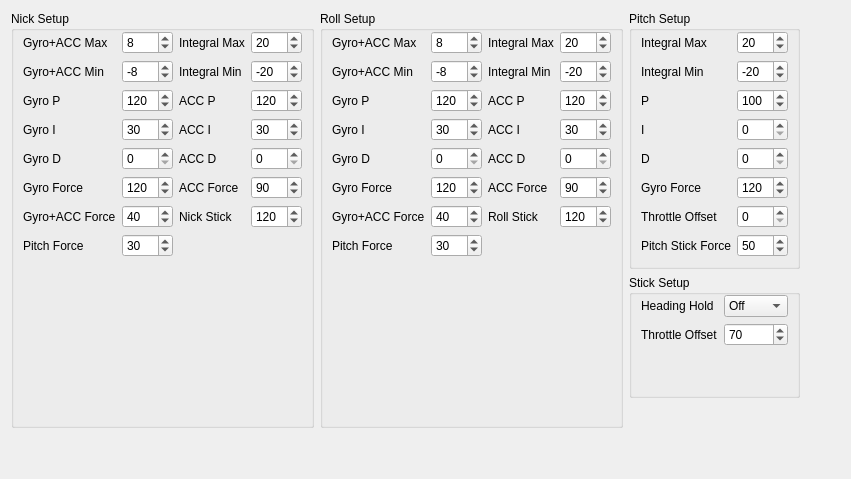
       <widget class="QWidget" name="PID">
        <attribute name="title">
         <string>PID</string>
        </attribute>
        <layout class="QGridLayout" name="gridLayout_37">
         <item row="0" column="3" rowspan="2">
          <widget class="QGroupBox" name="PIDPitchSetup">
           <property name="minimumSize">
            <size>
             <width>0</width>
             <height>215</height>
            </size>
           </property>
           <property name="font">
            <font>
             <weight>50</weight>
             <bold>false</bold>
            </font>
           </property>
           <property name="title">
            <string>Pitch Setup</string>
           </property>
           <layout class="QGridLayout" name="gridLayout_17">
            <property name="topMargin">
             <number>0</number>
            </property>
            <item row="0" column="0">
             <widget class="QLabel" name="label_215">
              <property name="text">
               <string>Integral Max</string>
              </property>
             </widget>
            </item>
            <item row="0" column="1">
             <widget class="QSpinBox" name="PIDPitchIntegralMax">
              <property name="maximum">
               <number>255</number>
              </property>
              <property name="value">
               <number>20</number>
              </property>
             </widget>
            </item>
            <item row="1" column="0">
             <widget class="QLabel" name="label_178">
              <property name="text">
               <string>Integral Min</string>
              </property>
             </widget>
            </item>
            <item row="1" column="1">
             <widget class="QSpinBox" name="PIDPitchIntegralMin">
              <property name="minimum">
               <number>-255</number>
              </property>
              <property name="maximum">
               <number>0</number>
              </property>
              <property name="value">
               <number>-20</number>
              </property>
             </widget>
            </item>
            <item row="2" column="0">
             <widget class="QLabel" name="label_120">
              <property name="text">
               <string>P</string>
              </property>
             </widget>
            </item>
            <item row="2" column="1">
             <widget class="QSpinBox" name="PIDPitchP">
              <property name="maximum">
               <number>255</number>
              </property>
              <property name="value">
               <number>100</number>
              </property>
             </widget>
            </item>
            <item row="3" column="0">
             <widget class="QLabel" name="label_123">
              <property name="text">
               <string>I</string>
              </property>
             </widget>
            </item>
            <item row="3" column="1">
             <widget class="QSpinBox" name="PIDPitchI">
              <property name="maximum">
               <number>255</number>
              </property>
              <property name="value">
               <number>0</number>
              </property>
             </widget>
            </item>
            <item row="4" column="0">
             <widget class="QLabel" name="label_121">
              <property name="text">
               <string>D</string>
              </property>
             </widget>
            </item>
            <item row="4" column="1">
             <widget class="QSpinBox" name="PIDPitchD">
              <property name="maximum">
               <number>255</number>
              </property>
              <property name="value">
               <number>0</number>
              </property>
             </widget>
            </item>
            <item row="5" column="0">
             <widget class="QLabel" name="label_122">
              <property name="text">
               <string>Gyro Force</string>
              </property>
             </widget>
            </item>
            <item row="5" column="1">
             <widget class="QSpinBox" name="PIDPitchGyroForce">
              <property name="maximum">
               <number>255</number>
              </property>
              <property name="value">
               <number>120</number>
              </property>
             </widget>
            </item>
            <item row="6" column="0">
             <widget class="QLabel" name="label_166">
              <property name="text">
               <string>Throttle Offset</string>
              </property>
             </widget>
            </item>
            <item row="6" column="1">
             <widget class="QSpinBox" name="PIDPitchThrottleOffset">
              <property name="maximum">
               <number>255</number>
              </property>
              <property name="value">
               <number>0</number>
              </property>
             </widget>
            </item>
            <item row="7" column="0">
             <widget class="QLabel" name="label_127">
              <property name="text">
               <string>Pitch Stick Force</string>
              </property>
             </widget>
            </item>
            <item row="7" column="1">
             <widget class="QSpinBox" name="PIDPitchStickForce">
              <property name="maximum">
               <number>255</number>
              </property>
              <property name="value">
               <number>50</number>
              </property>
             </widget>
            </item>
           </layout>
          </widget>
         </item>
         <item row="0" column="1" rowspan="8">
          <widget class="QGroupBox" name="PIDRollSetup">
           <property name="minimumSize">
            <size>
             <width>0</width>
             <height>331</height>
            </size>
           </property>
           <property name="title">
            <string>Roll Setup</string>
           </property>
           <layout class="QGridLayout" name="gridLayout_14">
            <property name="topMargin">
             <number>0</number>
            </property>
            <item row="4" column="3">
             <widget class="QLabel" name="label_262">
              <property name="text">
               <string>ACC P</string>
              </property>
             </widget>
            </item>
            <item row="0" column="0">
             <widget class="QLabel" name="label_84">
              <property name="text">
               <string>Gyro+ACC Max</string>
              </property>
             </widget>
            </item>
            <item row="0" column="1">
             <widget class="QSpinBox" name="PIDRollGyroACCMax">
              <property name="maximum">
               <number>255</number>
              </property>
              <property name="value">
               <number>8</number>
              </property>
             </widget>
            </item>
            <item row="1" column="0">
             <widget class="QLabel" name="label_87">
              <property name="text">
               <string>Gyro+ACC Min</string>
              </property>
             </widget>
            </item>
            <item row="1" column="1">
             <widget class="QSpinBox" name="PIDRollGyroACCMin">
              <property name="minimum">
               <number>-255</number>
              </property>
              <property name="maximum">
               <number>0</number>
              </property>
              <property name="value">
               <number>-8</number>
              </property>
             </widget>
            </item>
            <item row="4" column="0">
             <widget class="QLabel" name="label_91">
              <property name="text">
               <string>Gyro P</string>
              </property>
             </widget>
            </item>
            <item row="4" column="1">
             <widget class="QSpinBox" name="PIDRollP">
              <property name="maximum">
               <number>255</number>
              </property>
              <property name="value">
               <number>120</number>
              </property>
             </widget>
            </item>
            <item row="5" column="0">
             <widget class="QLabel" name="label_89">
              <property name="text">
               <string>Gyro I</string>
              </property>
             </widget>
            </item>
            <item row="5" column="1">
             <widget class="QSpinBox" name="PIDRollI">
              <property name="maximum">
               <number>255</number>
              </property>
              <property name="value">
               <number>30</number>
              </property>
             </widget>
            </item>
            <item row="5" column="3">
             <widget class="QLabel" name="label_263">
              <property name="text">
               <string>ACC I</string>
              </property>
             </widget>
            </item>
            <item row="6" column="0">
             <widget class="QLabel" name="label_88">
              <property name="text">
               <string>Gyro D</string>
              </property>
             </widget>
            </item>
            <item row="6" column="1">
             <widget class="QSpinBox" name="PIDRollD">
              <property name="maximum">
               <number>255</number>
              </property>
             </widget>
            </item>
            <item row="6" column="3">
             <widget class="QLabel" name="label_261">
              <property name="text">
               <string>ACC D</string>
              </property>
             </widget>
            </item>
            <item row="10" column="0">
             <widget class="QLabel" name="label_93">
              <property name="text">
               <string>Gyro+ACC Force</string>
              </property>
             </widget>
            </item>
            <item row="10" column="1">
             <widget class="QSpinBox" name="PIDRollGyroACCForce">
              <property name="maximum">
               <number>255</number>
              </property>
              <property name="value">
               <number>40</number>
              </property>
             </widget>
            </item>
            <item row="11" column="0">
             <widget class="QLabel" name="label_92">
              <property name="text">
               <string>Pitch Force</string>
              </property>
             </widget>
            </item>
            <item row="11" column="1">
             <widget class="QSpinBox" name="PIDRollPitchForce">
              <property name="maximum">
               <number>255</number>
              </property>
              <property name="value">
               <number>30</number>
              </property>
             </widget>
            </item>
            <item row="7" column="1">
             <widget class="QSpinBox" name="PIDRollGyroForce">
              <property name="maximum">
               <number>255</number>
              </property>
              <property name="value">
               <number>120</number>
              </property>
             </widget>
            </item>
            <item row="7" column="0">
             <widget class="QLabel" name="label_90">
              <property name="text">
               <string>Gyro Force</string>
              </property>
             </widget>
            </item>
            <item row="7" column="3">
             <widget class="QLabel" name="label_95">
              <property name="text">
               <string>ACC Force</string>
              </property>
             </widget>
            </item>
            <item row="0" column="3">
             <widget class="QLabel" name="label_85">
              <property name="text">
               <string>Integral Max</string>
              </property>
             </widget>
            </item>
            <item row="0" column="4">
             <widget class="QSpinBox" name="PIDRollIntegralMax">
              <property name="maximum">
               <number>255</number>
              </property>
              <property name="value">
               <number>20</number>
              </property>
             </widget>
            </item>
            <item row="1" column="3">
             <widget class="QLabel" name="label_86">
              <property name="text">
               <string>Integral Min</string>
              </property>
             </widget>
            </item>
            <item row="1" column="4">
             <widget class="QSpinBox" name="PIDRollIntegralMin">
              <property name="minimum">
               <number>-255</number>
              </property>
              <property name="maximum">
               <number>0</number>
              </property>
              <property name="value">
               <number>-20</number>
              </property>
             </widget>
            </item>
            <item row="4" column="4">
             <widget class="QSpinBox" name="PIDRollACCP">
              <property name="maximum">
               <number>255</number>
              </property>
              <property name="value">
               <number>120</number>
              </property>
             </widget>
            </item>
            <item row="5" column="4">
             <widget class="QSpinBox" name="PIDRollACCI">
              <property name="maximum">
               <number>255</number>
              </property>
              <property name="value">
               <number>30</number>
              </property>
             </widget>
            </item>
            <item row="6" column="4">
             <widget class="QSpinBox" name="PIDRollACCD">
              <property name="maximum">
               <number>255</number>
              </property>
             </widget>
            </item>
            <item row="7" column="4">
             <widget class="QSpinBox" name="PIDRollACCForce">
              <property name="maximum">
               <number>255</number>
              </property>
              <property name="value">
               <number>90</number>
              </property>
             </widget>
            </item>
            <item row="12" column="1">
             <spacer name="verticalSpacer_12">
              <property name="orientation">
               <enum>Qt::Vertical</enum>
              </property>
              <property name="sizeHint" stdset="0">
               <size>
                <width>20</width>
                <height>40</height>
               </size>
              </property>
             </spacer>
            </item>
            <item row="10" column="3">
             <widget class="QLabel" name="RollStick">
              <property name="text">
               <string>Roll Stick</string>
              </property>
             </widget>
            </item>
            <item row="10" column="4">
             <widget class="QSpinBox" name="PIDRollStickForce">
              <property name="maximum">
               <number>254</number>
              </property>
              <property name="value">
               <number>120</number>
              </property>
             </widget>
            </item>
           </layout>
          </widget>
         </item>
         <item row="8" column="1">
          <spacer name="verticalSpacer_2">
           <property name="orientation">
            <enum>Qt::Vertical</enum>
           </property>
           <property name="sizeHint" stdset="0">
            <size>
             <width>20</width>
             <height>40</height>
            </size>
           </property>
          </spacer>
         </item>
         <item row="0" column="0" rowspan="8">
          <widget class="QGroupBox" name="PIDNickSetup">
           <property name="minimumSize">
            <size>
             <width>0</width>
             <height>331</height>
            </size>
           </property>
           <property name="title">
            <string>Nick Setup</string>
           </property>
           <layout class="QGridLayout" name="gridLayout_15">
            <property name="topMargin">
             <number>0</number>
            </property>
            <item row="0" column="1">
             <widget class="QSpinBox" name="PIDNickGyroACCMax">
              <property name="maximum">
               <number>255</number>
              </property>
              <property name="value">
               <number>8</number>
              </property>
             </widget>
            </item>
            <item row="2" column="0">
             <widget class="QLabel" name="label_111">
              <property name="text">
               <string>Gyro+ACC Min</string>
              </property>
             </widget>
            </item>
            <item row="2" column="1">
             <widget class="QSpinBox" name="PIDNickGyroACCMin">
              <property name="minimum">
               <number>-255</number>
              </property>
              <property name="maximum">
               <number>0</number>
              </property>
              <property name="value">
               <number>-8</number>
              </property>
             </widget>
            </item>
            <item row="5" column="0">
             <widget class="QLabel" name="label_115">
              <property name="text">
               <string>Gyro P</string>
              </property>
             </widget>
            </item>
            <item row="5" column="1">
             <widget class="QSpinBox" name="PIDNickP">
              <property name="maximum">
               <number>255</number>
              </property>
              <property name="value">
               <number>120</number>
              </property>
             </widget>
            </item>
            <item row="5" column="2">
             <widget class="QLabel" name="label_254">
              <property name="text">
               <string>ACC P</string>
              </property>
             </widget>
            </item>
            <item row="6" column="0">
             <widget class="QLabel" name="label_113">
              <property name="text">
               <string>Gyro I</string>
              </property>
             </widget>
            </item>
            <item row="6" column="1">
             <widget class="QSpinBox" name="PIDNickI">
              <property name="maximum">
               <number>255</number>
              </property>
              <property name="value">
               <number>30</number>
              </property>
             </widget>
            </item>
            <item row="6" column="2">
             <widget class="QLabel" name="label_255">
              <property name="text">
               <string>ACC I</string>
              </property>
             </widget>
            </item>
            <item row="7" column="0">
             <widget class="QLabel" name="label_112">
              <property name="text">
               <string>Gyro D</string>
              </property>
             </widget>
            </item>
            <item row="7" column="1">
             <widget class="QSpinBox" name="PIDNickD">
              <property name="maximum">
               <number>255</number>
              </property>
             </widget>
            </item>
            <item row="7" column="2">
             <widget class="QLabel" name="label_259">
              <property name="text">
               <string>ACC D</string>
              </property>
             </widget>
            </item>
            <item row="11" column="0">
             <widget class="QLabel" name="label_117">
              <property name="text">
               <string>Gyro+ACC Force</string>
              </property>
             </widget>
            </item>
            <item row="11" column="1">
             <widget class="QSpinBox" name="PIDNickGyroACCForce">
              <property name="maximum">
               <number>255</number>
              </property>
              <property name="value">
               <number>40</number>
              </property>
             </widget>
            </item>
            <item row="12" column="0">
             <widget class="QLabel" name="label_116">
              <property name="text">
               <string>Pitch Force</string>
              </property>
             </widget>
            </item>
            <item row="12" column="1">
             <widget class="QSpinBox" name="PIDNickPitchForce">
              <property name="maximum">
               <number>255</number>
              </property>
              <property name="value">
               <number>30</number>
              </property>
             </widget>
            </item>
            <item row="0" column="2">
             <widget class="QLabel" name="label_109">
              <property name="text">
               <string>Integral Max</string>
              </property>
             </widget>
            </item>
            <item row="0" column="3">
             <widget class="QSpinBox" name="PIDNickIntegralMax">
              <property name="maximum">
               <number>255</number>
              </property>
              <property name="value">
               <number>20</number>
              </property>
             </widget>
            </item>
            <item row="2" column="2">
             <widget class="QLabel" name="label_110">
              <property name="text">
               <string>Integral Min</string>
              </property>
             </widget>
            </item>
            <item row="2" column="3">
             <widget class="QSpinBox" name="PIDNickIntegralMin">
              <property name="minimum">
               <number>-255</number>
              </property>
              <property name="maximum">
               <number>0</number>
              </property>
              <property name="value">
               <number>-20</number>
              </property>
             </widget>
            </item>
            <item row="5" column="3">
             <widget class="QSpinBox" name="PIDNickACCP">
              <property name="maximum">
               <number>255</number>
              </property>
              <property name="value">
               <number>120</number>
              </property>
             </widget>
            </item>
            <item row="6" column="3">
             <widget class="QSpinBox" name="PIDNickACCI">
              <property name="maximum">
               <number>255</number>
              </property>
              <property name="value">
               <number>30</number>
              </property>
             </widget>
            </item>
            <item row="7" column="3">
             <widget class="QSpinBox" name="PIDNickACCD">
              <property name="maximum">
               <number>255</number>
              </property>
             </widget>
            </item>
            <item row="8" column="3">
             <widget class="QSpinBox" name="PIDNickACCForce">
              <property name="maximum">
               <number>255</number>
              </property>
              <property name="value">
               <number>90</number>
              </property>
             </widget>
            </item>
            <item row="8" column="2">
             <widget class="QLabel" name="label_119">
              <property name="text">
               <string>ACC Force</string>
              </property>
             </widget>
            </item>
            <item row="8" column="1">
             <widget class="QSpinBox" name="PIDNickGyroForce">
              <property name="maximum">
               <number>255</number>
              </property>
              <property name="value">
               <number>120</number>
              </property>
             </widget>
            </item>
            <item row="8" column="0">
             <widget class="QLabel" name="label_114">
              <property name="text">
               <string>Gyro Force</string>
              </property>
             </widget>
            </item>
            <item row="0" column="0">
             <widget class="QLabel" name="label_108">
              <property name="text">
               <string>Gyro+ACC Max</string>
              </property>
             </widget>
            </item>
            <item row="13" column="1">
             <spacer name="verticalSpacer_10">
              <property name="orientation">
               <enum>Qt::Vertical</enum>
              </property>
              <property name="sizeHint" stdset="0">
               <size>
                <width>20</width>
                <height>40</height>
               </size>
              </property>
             </spacer>
            </item>
            <item row="11" column="2">
             <widget class="QLabel" name="label_150">
              <property name="text">
               <string>Nick Stick</string>
              </property>
             </widget>
            </item>
            <item row="11" column="3">
             <widget class="QSpinBox" name="PIDNickStickForce">
              <property name="maximum">
               <number>254</number>
              </property>
              <property name="value">
               <number>120</number>
              </property>
             </widget>
            </item>
           </layout>
          </widget>
         </item>
         <item row="1" column="4">
          <spacer name="horizontalSpacer_4">
           <property name="orientation">
            <enum>Qt::Horizontal</enum>
           </property>
           <property name="sizeHint" stdset="0">
            <size>
             <width>40</width>
             <height>20</height>
            </size>
           </property>
          </spacer>
         </item>
         <item row="2" column="3">
          <widget class="QGroupBox" name="PIDStickSetup">
           <property name="minimumSize">
            <size>
             <width>0</width>
             <height>0</height>
            </size>
           </property>
           <property name="maximumSize">
            <size>
             <width>16777215</width>
             <height>132</height>
            </size>
           </property>
           <property name="title">
            <string>Stick Setup</string>
           </property>
           <layout class="QGridLayout" name="gridLayout_16">
            <property name="topMargin">
             <number>0</number>
            </property>
            <item row="2" column="0">
             <widget class="QLabel" name="label_125">
              <property name="text">
               <string>Throttle Offset</string>
              </property>
             </widget>
            </item>
            <item row="2" column="1">
             <widget class="QSpinBox" name="PIDThrottleOffset">
              <property name="toolTip">
               <string>&lt;!DOCTYPE HTML PUBLIC &quot;-//W3C//DTD HTML 4.0//EN&quot; &quot;http://www.w3.org/TR/REC-html40/strict.dtd&quot;&gt;
&lt;html&gt;&lt;head&gt;&lt;meta name=&quot;qrichtext&quot; content=&quot;1&quot; /&gt;&lt;style type=&quot;text/css&quot;&gt;
p, li { white-space: pre-wrap; }
&lt;/style&gt;&lt;/head&gt;&lt;body style=&quot; font-family:'MS Shell Dlg 2'; font-size:8.25pt; font-weight:400; font-style:normal;&quot;&gt;
&lt;p style=&quot; margin-top:0px; margin-bottom:0px; margin-left:0px; margin-right:0px; -qt-block-indent:0; text-indent:0px;&quot;&gt;&lt;span style=&quot; font-size:8pt;&quot;&gt;This offset gets added to the value coming from the stick. &lt;/span&gt;&lt;/p&gt;
&lt;p style=&quot; margin-top:0px; margin-bottom:0px; margin-left:0px; margin-right:0px; -qt-block-indent:0; text-indent:0px;&quot;&gt;&lt;span style=&quot; font-size:8pt;&quot;&gt;The stick sends -120 to 120 but we need 0 to 240 so we add to the incoming value. &lt;/span&gt;&lt;/p&gt;
&lt;p style=&quot; margin-top:0px; margin-bottom:0px; margin-left:0px; margin-right:0px; -qt-block-indent:0; text-indent:0px;&quot;&gt;&lt;span style=&quot; font-size:8pt;&quot;&gt;Also this helps limiting the maximum value which can be reached&lt;/span&gt;&lt;/p&gt;&lt;/body&gt;&lt;/html&gt;</string>
              </property>
              <property name="maximum">
               <number>255</number>
              </property>
              <property name="value">
               <number>70</number>
              </property>
             </widget>
            </item>
            <item row="3" column="1">
             <spacer name="verticalSpacer_13">
              <property name="orientation">
               <enum>Qt::Vertical</enum>
              </property>
              <property name="sizeHint" stdset="0">
               <size>
                <width>20</width>
                <height>40</height>
               </size>
              </property>
             </spacer>
            </item>
            <item row="1" column="0">
             <widget class="QLabel" name="label_126">
              <property name="text">
               <string>Heading Hold</string>
              </property>
             </widget>
            </item>
            <item row="1" column="1">
             <widget class="QComboBox" name="PIDHeadingHold">
              <property name="toolTip">
               <string>&lt;!DOCTYPE HTML PUBLIC &quot;-//W3C//DTD HTML 4.0//EN&quot; &quot;http://www.w3.org/TR/REC-html40/strict.dtd&quot;&gt;
&lt;html&gt;&lt;head&gt;&lt;meta name=&quot;qrichtext&quot; content=&quot;1&quot; /&gt;&lt;style type=&quot;text/css&quot;&gt;
p, li { white-space: pre-wrap; }
&lt;/style&gt;&lt;/head&gt;&lt;body style=&quot; font-family:'MS Shell Dlg 2'; font-size:8.25pt; font-weight:400; font-style:normal;&quot;&gt;
&lt;p style=&quot; margin-top:0px; margin-bottom:0px; margin-left:0px; margin-right:0px; -qt-block-indent:0; text-indent:0px;&quot;&gt;&lt;span style=&quot; font-size:8pt;&quot;&gt;Be carefull what you do. This disables the ACC. &lt;/span&gt;&lt;/p&gt;
&lt;p style=&quot; margin-top:0px; margin-bottom:0px; margin-left:0px; margin-right:0px; -qt-block-indent:0; text-indent:0px;&quot;&gt;&lt;span style=&quot; font-size:8pt;&quot;&gt;With no ACC the flyer will keep what ever position you left it in with the last stick move&lt;/span&gt;&lt;/p&gt;&lt;/body&gt;&lt;/html&gt;</string>
              </property>
              <item>
               <property name="text">
                <string>Off</string>
               </property>
              </item>
              <item>
               <property name="text">
                <string>On</string>
               </property>
              </item>
             </widget>
            </item>
           </layout>
          </widget>
         </item>
        </layout>
       </widget>
